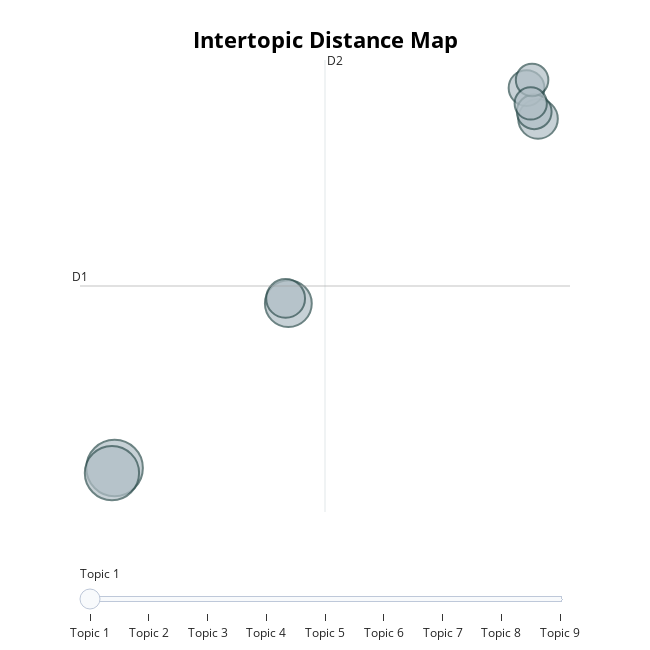

Notebook source saved alongside this figure:
### Code cell
topic_model.visualize_topics()

### Figure 1 — Plotly figure (JSON) as saved in the notebook; plotly's stock layout.template omitted (floating-point values rounded to 4 significant figures)
{"data": [{"customdata": [[1, "antenna | channels | the | to | and", 6061], [2, "the | to | headphones | and | is", 5582], [3, "speaker | sound | it | great | for", 4157], [4, "works | great | perfect | worked | fine", 2966], [5, "these | the | they | and | sound", 2858], [6, "mount | the | to | and | it", 2423], [7, "good | quality | price | great | nice", 2289], [8, "easy | install | product | great | to", 2004], [9, "cable | works | this | it | great", 1971]], "hovertemplate": "<b>Topic %{customdata[0]}</b><br>Words: %{customdata[1]}<br>Size: %{customdata[2]}", "legendgroup": "", "marker": {"color": "#B0BEC5", "line": {"color": "DarkSlateGrey", "width": 2}, "size": [6061, 5582, 4157, 2966, 2858, 2423, 2289, 2004, 1971], "sizemode": "area", "sizeref": 3.788, "symbol": "circle"}, "mode": "markers", "name": "", "orientation": "v", "showlegend": false, "type": "scatter", "x": [-21.06, -21.33, -3.664, 21.34, -3.936, 20.19, 20.96, 20.74, 20.61], "xaxis": "x", "y": [-13.4, -13.67, -4.736, 4.995, -4.464, 6.62, 5.368, 7.04, 5.807], "yaxis": "y"}], "layout": {"annotations": [{"showarrow": false, "text": "D1", "x": -24.53, "y": -3.81, "yshift": 10}, {"showarrow": false, "text": "D2", "x": 0.007417, "xshift": 10, "y": 8.096}], "height": 650, "hoverlabel": {"bgcolor": "white", "font": {"family": "Rockwell", "size": 16}}, "legend": {"itemsizing": "constant", "tracegroupgap": 0}, "margin": {"t": 60}, "shapes": [{"line": {"color": "#CFD8DC", "width": 2}, "type": "line", "x0": 0.007417, "x1": 0.007417, "y0": -15.72, "y1": 8.096}, {"line": {"color": "#9E9E9E", "width": 2}, "type": "line", "x0": -24.53, "x1": 24.54, "y0": -3.81, "y1": -3.81}], "sliders": [{"active": 0, "pad": {"t": 50}, "steps": [{"args": [{"marker.color": [["red", "#B0BEC5", "#B0BEC5", "#B0BEC5", "#B0BEC5", "#B0BEC5", "#B0BEC5", "#B0BEC5", "#B0BEC5"]]}], "label": "Topic 1", "method": "update"}, {"args": [{"marker.color": [["#B0BEC5", "red", "#B0BEC5", "#B0BEC5", "#B0BEC5", "#B0BEC5", "#B0BEC5", "#B0BEC5", "#B0BEC5"]]}], "label": "Topic 2", "method": "update"}, {"args": [{"marker.color": [["#B0BEC5", "#B0BEC5", "red", "#B0BEC5", "#B0BEC5", "#B0BEC5", "#B0BEC5", "#B0BEC5", "#B0BEC5"]]}], "label": "Topic 3", "method": "update"}, {"args": [{"marker.color": [["#B0BEC5", "#B0BEC5", "#B0BEC5", "red", "#B0BEC5", "#B0BEC5", "#B0BEC5", "#B0BEC5", "#B0BEC5"]]}], "label": "Topic 4", "method": "update"}, {"args": [{"marker.color": [["#B0BEC5", "#B0BEC5", "#B0BEC5", "#B0BEC5", "red", "#B0BEC5", "#B0BEC5", "#B0BEC5", "#B0BEC5"]]}], "label": "Topic 5", "method": "update"}, {"args": [{"marker.color": [["#B0BEC5", "#B0BEC5", "#B0BEC5", "#B0BEC5", "#B0BEC5", "red", "#B0BEC5", "#B0BEC5", "#B0BEC5"]]}], "label": "Topic 6", "method": "update"}, {"args": [{"marker.color": [["#B0BEC5", "#B0BEC5", "#B0BEC5", "#B0BEC5", "#B0BEC5", "#B0BEC5", "red", "#B0BEC5", "#B0BEC5"]]}], "label": "Topic 7", "method": "update"}, {"args": [{"marker.color": [["#B0BEC5", "#B0BEC5", "#B0BEC5", "#B0BEC5", "#B0BEC5", "#B0BEC5", "#B0BEC5", "red", "#B0BEC5"]]}], "label": "Topic 8", "method": "update"}, {"args": [{"marker.color": [["#B0BEC5", "#B0BEC5", "#B0BEC5", "#B0BEC5", "#B0BEC5", "#B0BEC5", "#B0BEC5", "#B0BEC5", "red"]]}], "label": "Topic 9", "method": "update"}]}], "title": {"font": {"color": "Black", "size": 22}, "text": "<b>Intertopic Distance Map", "x": 0.5, "xanchor": "center", "y": 0.95, "yanchor": "top"}, "width": 650, "xaxis": {"anchor": "y", "domain": [0, 1], "range": [-24.53, 24.54], "title": {"text": ""}, "visible": false}, "yaxis": {"anchor": "x", "domain": [0, 1], "range": [-15.72, 8.096], "title": {"text": ""}, "visible": false}}}
